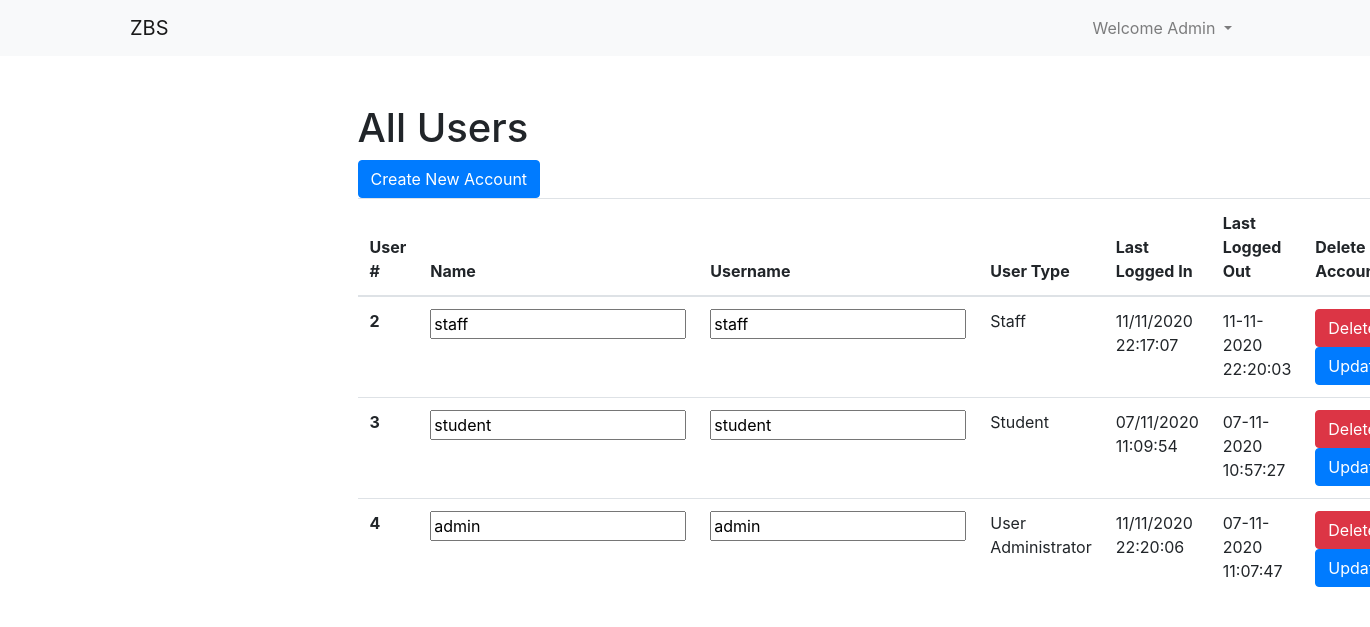
Page /users (signed in) on the earlier database version.
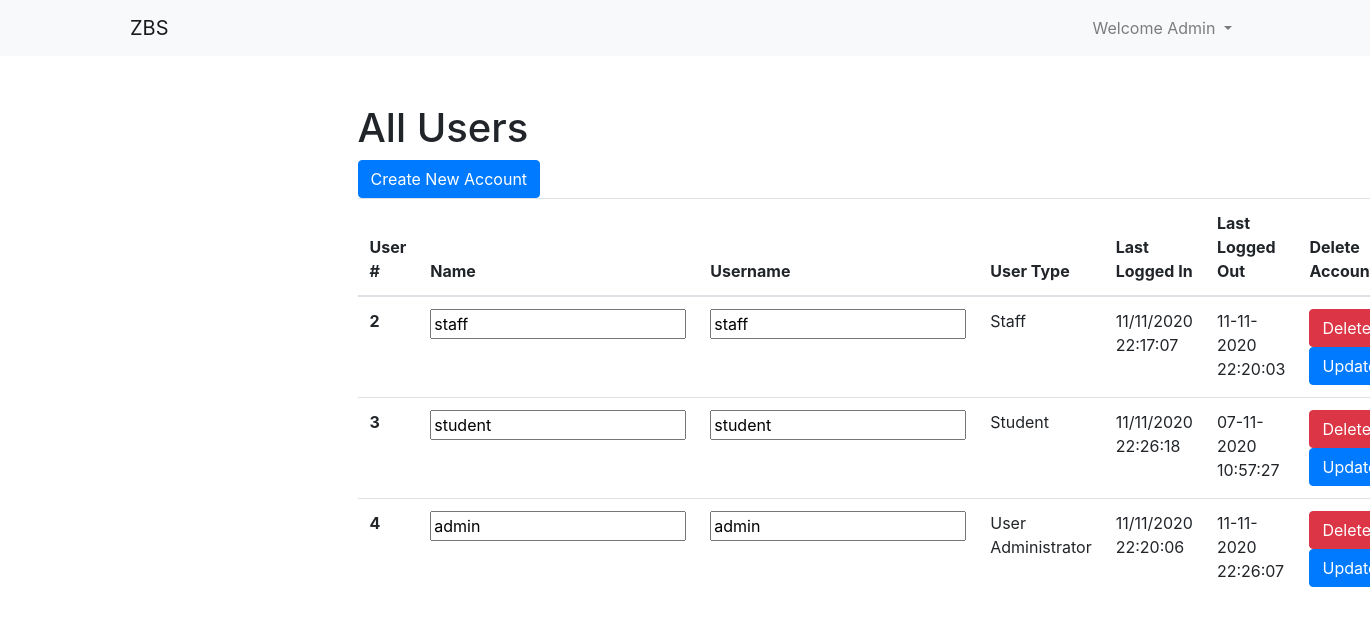
Same page on the later database version.
### app.py (models this page shows, shortened)
class User(db.Model, UserMixin):
    id = db.Column(db.Integer,primary_key=True)
    name = db.Column(db.String(64))
    username = db.Column(db.String(64),unique=True)
    hashed_pass =db.Column(db.String(128))
    type = db.Column(db.Integer())
    bookings = db.relationship('Booking',cascade='all,delete', backref='user',lazy='dynamic')
    last_logged_in = db.Column(db.DateTime)
    last_logged_out = db.Column(db.DateTime)

### app.py (the view)
@app.route('/users')
def users():
    if current_user.type == 0 :
        users = User.query.all()
        return render_template('users.html',users = users)
    else:
        flash('Only User Administrators are allowed to access this page')
        return redirect(url_for('index'))

### app.py (called while the page is built)
@login_manager.user_loader
def load_user(user_id):
    return User.query.get(user_id)

### templates/users.html (shortened to what this page needs)
{% extends 'base.html' %}
{% block body %}
<div class="container w-50 mt-5">
  <h1>All Users</h1>
  <a href="{{url_for('register')}}"><button class="btn btn-primary">Create New Account</button></a>
  <table class="table table-hover">
    <thead>
      <tr>
        <th scope="col">User #</th>
        <th scope="col">Name</th>
        <th scope="col">Username</th>
        <th scope="col">User Type</th>
        <th scope="col">Last Logged In</th>
        <th scope="col">Last Logged Out</th>
        <th scope="col">Delete Account</th>
      </tr>
    </thead>
    <tbody>
      {% for user in users %}
      <tr>
        <th scope="row">{{ user.id }}</th>
        <td><input form="user{{ user.id }}" name="name" type="text" value="{{ user.name }}"></td>
        <td><input form="user{{ user.id }}" name="username" type="text" value="{{ user.username }}"></td>
        <td>
          {% if user.type == 0 %}
          User Administrator
          {% elif user.type == 1 %}
          Staff
          {% elif user.type == 2 %}
          Student
          {% endif %}
        </td>
        {% if user.last_logged_in %}
        <td>{{ user.last_logged_in.strftime("%d/%m/%Y  %H:%M:%S")}}</td>
        {% else %}
        <td>Not Logged In Yet</td>
        {% endif %}
        {% if user.last_logged_out %}
        <td>{{ user.last_logged_out.strftime("%d-%m-%Y  %H:%M:%S")}}</td>
        {% else %}
        <td>Not Logged Out Yet</td>
        {% endif %}
        <td>
          <a class="btn btn-danger" href="{{ url_for('delete_user', id=user.id) }}">Delete</a>
          <input class="btn btn-primary" form="user{{ user.id }}" type="submit" value="Update" >
        </td>
      </tr>
      {% endfor %}
    </tbody>
  </table>
</div>
{% endblock %}

### templates/base.html (shortened to what this page needs)
<!DOCTYPE html>
<html lang="en">
<head>
    <link rel="stylesheet" href="{{ url_for('static',filename='css/main.css') }}">
    <link rel="stylesheet" href="https://cdn.jsdelivr.net/npm/bootstrap@4.5.3/dist/css/bootstrap.min.css">
</head>
<body>
    <nav class="navbar navbar-expand-lg navbar-light bg-light">
        <div class="container">
        <a class="navbar-brand" href="{{ url_for('index') }}">ZBS</a>
        <div class="collapse navbar-collapse" id="navbarNav">
          <ul class="navbar-nav">
            {% if current_user.is_authenticated %}
            <li class="nav-item dropdown">
              <a class="nav-link dropdown-toggle" href="#" id="navbarDropdown" role="button" data-toggle="dropdown" aria-haspopup="true" aria-expanded="false">
                Welcome {{ current_user.name | capitalize }}
              </a>
            </li>
            {% else %}
              <li class="nav-item">
                  <a class="nav-link" href="{{ url_for('login') }}">Login</a>
              </li>
            {% endif %}
          </ul>
      </div>
        </div>
    </nav>
    {% block body %}{% endblock %}
</body>
</html>

Differences in the rows shown:
changed User "admin": last_logged_out "07-11-2020 11:07:47" → "11-11-2020 22:26:07"
changed User "student": last_logged_in "07/11/2020 11:09:54" → "11/11/2020 22:26:18"
